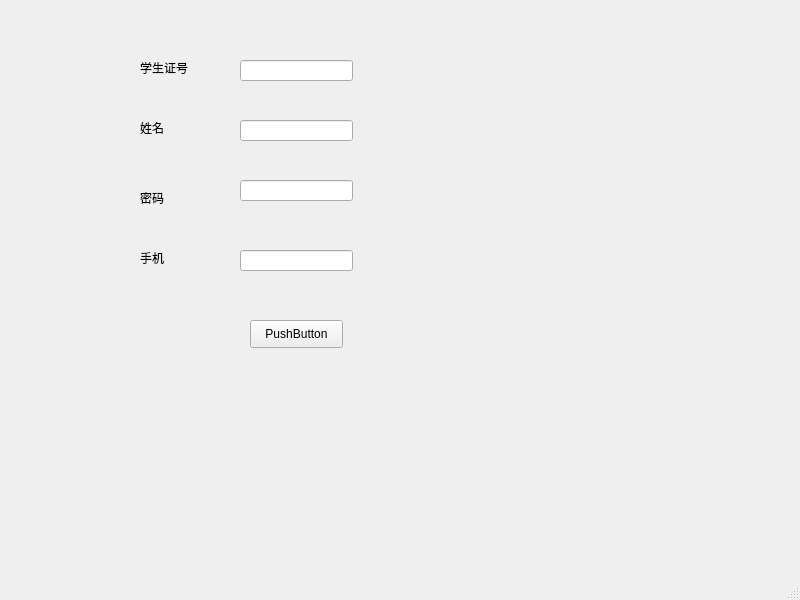
<?xml version="1.0" encoding="UTF-8"?>
<ui version="4.0">
 <class>MainWindow</class>
 <widget class="QMainWindow" name="MainWindow">
  <property name="geometry">
   <rect>
    <x>0</x>
    <y>0</y>
    <width>800</width>
    <height>600</height>
   </rect>
  </property>
  <property name="windowTitle">
   <string>MainWindow</string>
  </property>
  <widget class="QWidget" name="centralwidget">
   <widget class="QLineEdit" name="lineEdit_Name">
    <property name="geometry">
     <rect>
      <x>240</x>
      <y>60</y>
      <width>113</width>
      <height>21</height>
     </rect>
    </property>
   </widget>
   <widget class="QLineEdit" name="lineEdit_ID">
    <property name="geometry">
     <rect>
      <x>240</x>
      <y>120</y>
      <width>113</width>
      <height>21</height>
     </rect>
    </property>
   </widget>
   <widget class="QLineEdit" name="lineEdit_Password">
    <property name="geometry">
     <rect>
      <x>240</x>
      <y>180</y>
      <width>113</width>
      <height>21</height>
     </rect>
    </property>
   </widget>
   <widget class="QLineEdit" name="lineEdit_PhoneNumber">
    <property name="geometry">
     <rect>
      <x>240</x>
      <y>250</y>
      <width>113</width>
      <height>21</height>
     </rect>
    </property>
   </widget>
   <widget class="QPushButton" name="pushButton">
    <property name="geometry">
     <rect>
      <x>250</x>
      <y>320</y>
      <width>93</width>
      <height>28</height>
     </rect>
    </property>
    <property name="text">
     <string>PushButton</string>
    </property>
   </widget>
   <widget class="QLabel" name="label">
    <property name="geometry">
     <rect>
      <x>140</x>
      <y>60</y>
      <width>72</width>
      <height>15</height>
     </rect>
    </property>
    <property name="text">
     <string>学生证号</string>
    </property>
   </widget>
   <widget class="QLabel" name="label_2">
    <property name="geometry">
     <rect>
      <x>140</x>
      <y>120</y>
      <width>72</width>
      <height>15</height>
     </rect>
    </property>
    <property name="text">
     <string>姓名</string>
    </property>
   </widget>
   <widget class="QLabel" name="label_3">
    <property name="geometry">
     <rect>
      <x>140</x>
      <y>190</y>
      <width>72</width>
      <height>15</height>
     </rect>
    </property>
    <property name="text">
     <string>密码</string>
    </property>
   </widget>
   <widget class="QLabel" name="label_4">
    <property name="geometry">
     <rect>
      <x>140</x>
      <y>250</y>
      <width>72</width>
      <height>15</height>
     </rect>
    </property>
    <property name="text">
     <string>手机</string>
    </property>
   </widget>
  </widget>
  <widget class="QMenuBar" name="menubar">
   <property name="geometry">
    <rect>
     <x>0</x>
     <y>0</y>
     <width>800</width>
     <height>26</height>
    </rect>
   </property>
  </widget>
  <widget class="QStatusBar" name="statusbar"/>
 </widget>
 <resources/>
 <connections/>
</ui>
